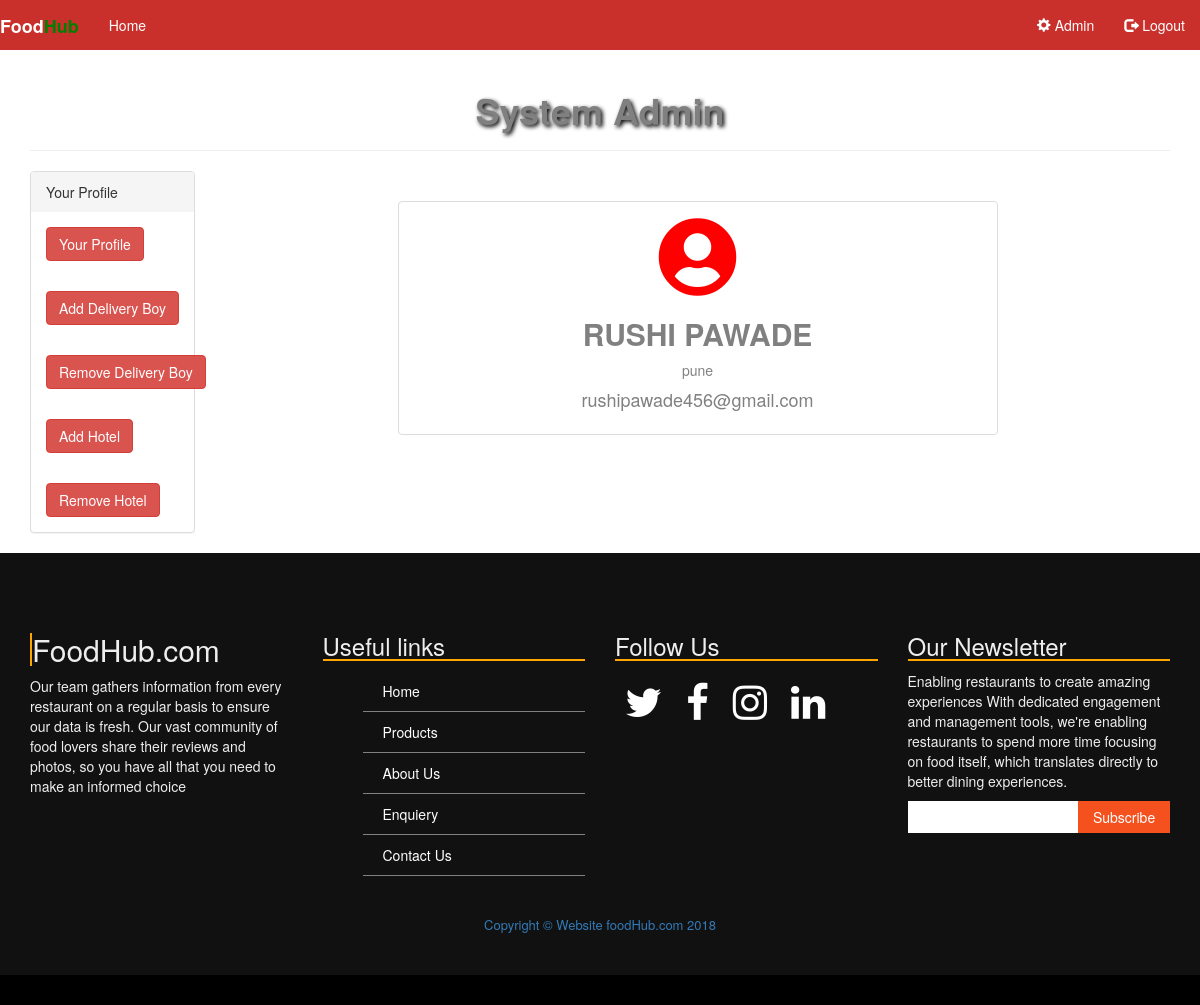
Page /Admin/index.php (signed in) on the committed database.
### tables this page shows
CREATE TABLE IF NOT EXISTS `rest_admin` (
  `a_id` int(50) NOT NULL AUTO_INCREMENT,
  `aname` text NOT NULL,
  `acity` text NOT NULL,
  `aemail` text NOT NULL,
  `apwd` text NOT NULL,
  PRIMARY KEY (`a_id`)
);

### Admin/include/config.php (called while the page is built, shortened)
<?php
include("include/Database.php");
$dbUser = 'root';
$dbHost = 'localhost';
$dbPassword = '';
$dbName ='food';
	$db= new Database($dbHost,$dbUser,$dbPassword,$dbName);
?>

### Admin/include/Database.php (called while the page is built, shortened)
<?php
class Database{
var $HOST;
var $USER;
var $PASS;
var $DBNAME;
var $conn="";
						function Database($host,$user,$pass,$dbname)
						{
							$this->HOST=$host;
							$this->USER=$user;
							$this->PASS=$pass;
							$this->DBNAME=$dbname;
						}
						function connect()
						{
							if(!$this->conn=@mysqli_connect($this->HOST,$this->USER,$this->PASS,$this->DBNAME))
							{
								echo"connection is not done";
							}
							return $this->conn;
						}
						function select_query_where($table,$where1)
						{
							$wkey1=array_keys($where1);
							$wval1=array_values($where1);
							$sql="SELECT * FROM $table WHERE ".implode('',$wkey1)."='".implode('',$wval1)."'";
							if($result=mysqli_query($this->conn,$sql)){
								$data=mysqli_fetch_array($result);
								return $data;
							}
							else
							{
								echo"$sql";
							}
						}
}
?>

### Admin/index.php (the view, shortened to what this page needs)
<?php
include('include/config.php');
include('include/header.php');
?>
<?php
$table="rest_admin";
$where['a_id']=$_SESSION['admin_id'];
$record=$db->select_query_where($table,$where);
?>
<div class="container">
	<div class="page-header"><h1 class="text-center" style="color:gray;text-shadow:2px 2px 4px #000000;"><strong>System Admin</strong></h1>
  </div>
  <div class="row">
    <div class="col-sm-2">
        <div class="panel-group">
        <div class="panel panel-default">
        <div class="panel-heading">Your Profile</div>
        <div class="panel-body"><a href="index.php"><button type="button" class="btn btn-danger">Your Profile</button></a></div>
         <div class="panel-body"><a href="#"><button type="button" id="deliver" class="btn btn-danger">Add Delivery Boy</button></a></div>
         <div class="panel-body"><a href="#"><button type="button" id="remove_deliver" class="btn btn-danger">Remove Delivery Boy</button></a></div>
         <div class="panel-body"><a href="#"><button type="button" id="add_hotel" class="btn btn-danger">Add Hotel</button></a></div>
          <div class="panel-body"><a href="#"><button type="button" id="remove_hotel" class="btn btn-danger">Remove Hotel</button></a></div>
        </div>
        </div>
  </div>
  <div class="col-sm-10" id="dashboard">
   <div class="modal-dialog">
       <div class="modal-body thumbnail userProfile">
        <center> <i class="fas fa-user-circle"></i></center>
        <h2 class="text-center"style="text-shadow: :2px 2px 4px #000000;" ><strong><?php echo $record['aname']; ?></strong></h2>
        <p class="text-center" ><?php echo $record['acity']; ?></p>
       <h4 class="text-center"><?php echo $record['aemail']; ?></h4>
       </div>
   </div>
  </div>
  </div>
</div>
<?php
include('include/footer.php');
?>

### Admin/index.php (style rules this page uses)
.userProfile i { font-size: 80px; color:red; text-shadow: :2px 2px 4px #000000; }
.userProfile { color:gray; }

### rows in the picture
rest_admin: aname "RUSHI PAWADE", acity "pune", aemail "rushipawade456@gmail.com"
